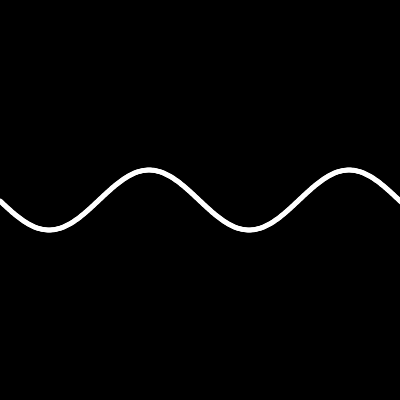
Frame 1 (no input)
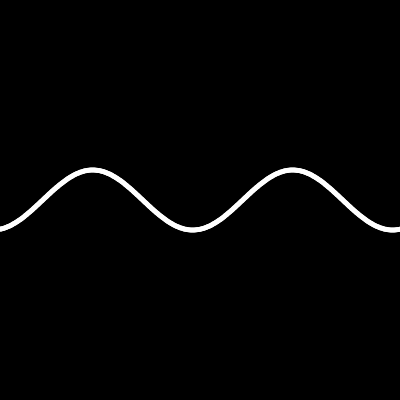
Frame 60 (no input)
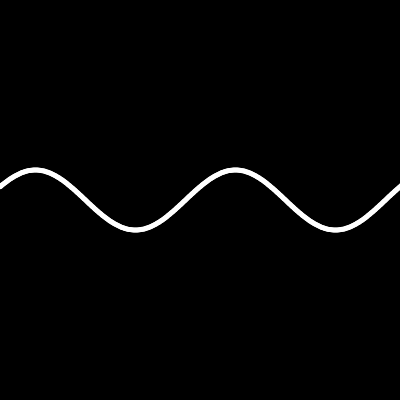
Frame 120 (the mouse pressed at the canvas centre since frame 60)

The p5.js sketch that drew these frames (run headless with seeded random() and noise() and a simulated clock; from frame 60 on, the mouse is pressed at the canvas centre):

// p5.js sketch
// ── sketch.js
let xspacing = 1; // Distance between each horizontal location
let w; // Width of entire wave
let theta = 0.0; // Start angle at 0
let amplitude = 30.0; // Height of wave
let period = 200.0; // How many pixels before the wave repeats
let dx; // Value for incrementing x
let yvalues; // Using an array to store height values for the wave

function setup() {
  createCanvas(400, 400);
  w = width + 16;
  dx = (TWO_PI / period) * xspacing;
  yvalues = new Array(floor(w / xspacing));
}

function draw() {
  background(0);
  calcWave();
  renderWave();
}

function calcWave() {
  // Increment theta (try different values for
  // 'angular velocity' here)
  theta += 0.03;

  // For every x value, calculate a y value with sine function
  let x = theta;
  for (let i = 0; i < yvalues.length; i++) {
    yvalues[i] = sin(x) * amplitude;
    x += dx;
  }
}

function renderWave() {
  noStroke();
  fill(255);
  // A simple way to draw the wave with an ellipse at each location
  for (let x = 0; x < yvalues.length; x++) {
    circle(x * xspacing, height / 2 + yvalues[x], 5, 5);
  }
}

function keyPressed() {
  if (keyCode === 32) {
    amplitude += 10; 
  }
//else if (keyCode !== 32) {
 // xspacing * x, height / 2 + yvalues[x], 5, 5;
//}
}
